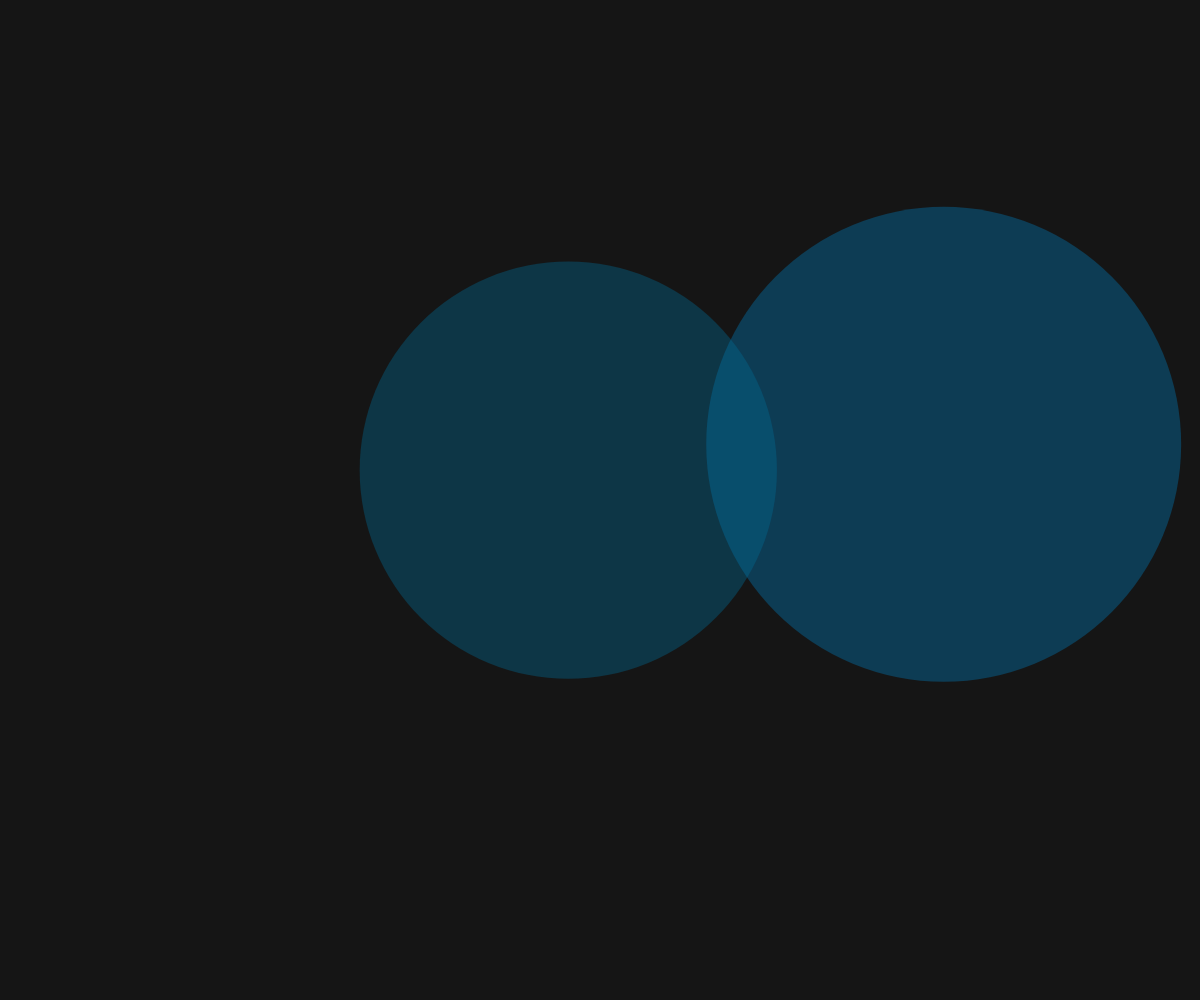
Frame 1 (no input)
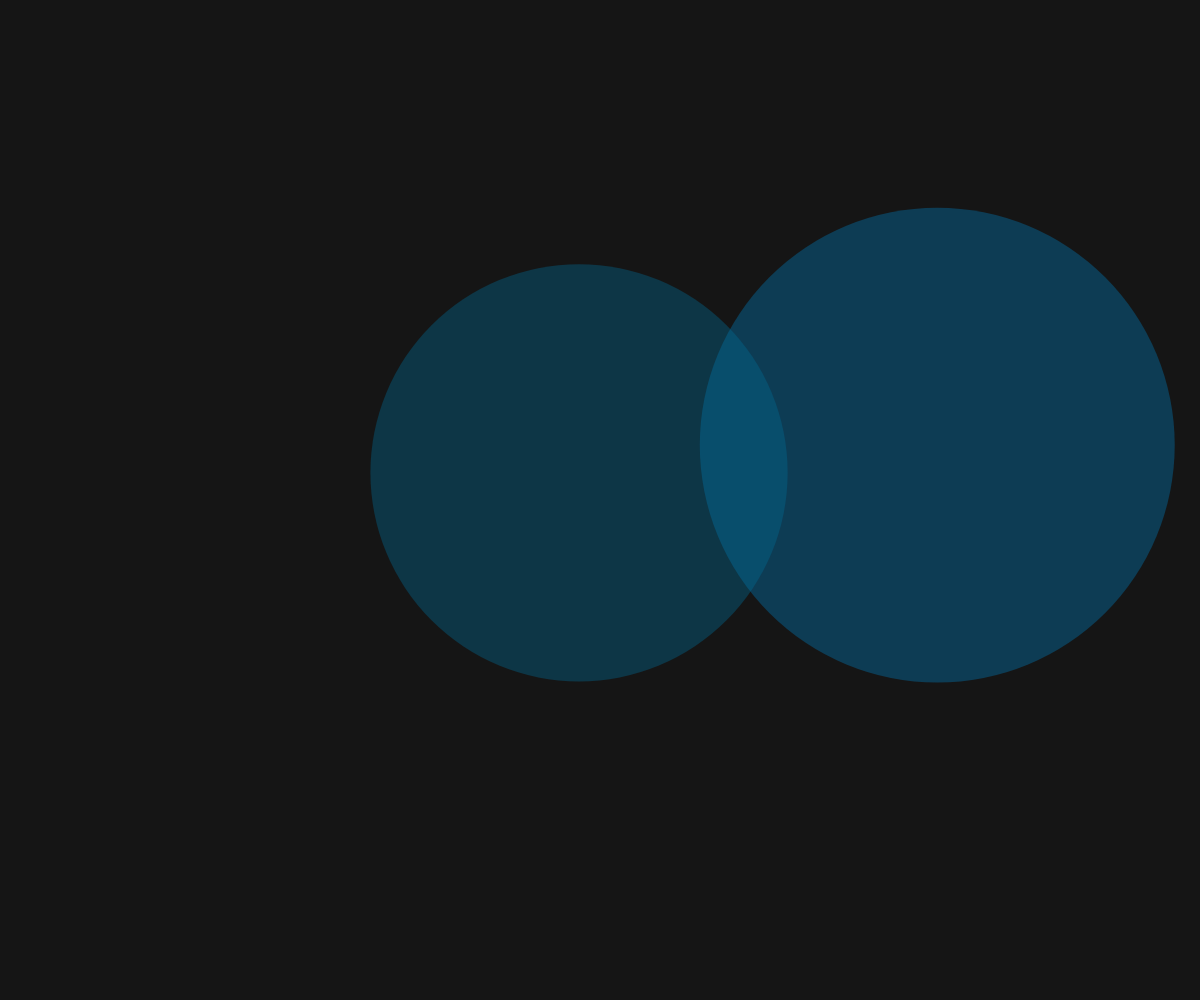
Frame 60 (no input)
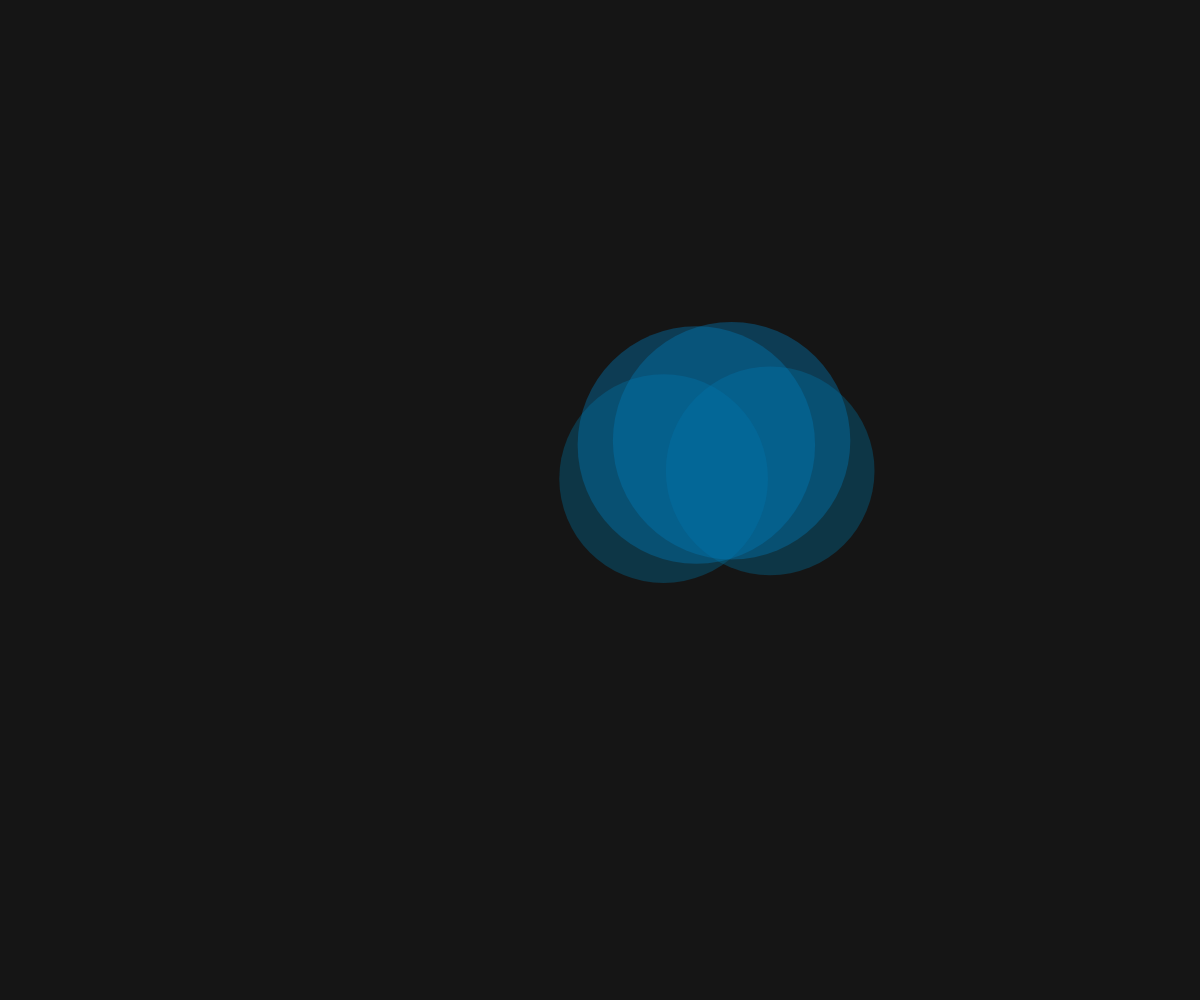
Frame 120 (the mouse pressed at the canvas centre since frame 60)

The p5.js sketch that drew these frames (run headless with seeded random() and noise() and a simulated clock; from frame 60 on, the mouse is pressed at the canvas centre):

// p5.js sketch
// ── sketch.js
let cells = [];

function setup() {
  createCanvas(windowWidth, windowHeight);

  for (let i = 0; i < 2; i++) {
    cells.push(new Cell());
  }
}

function draw() {
  background(21);

  for (let i = 0; i < cells.length; i++) {
    cells[i].move();
    cells[i].show();
  }
}

function mousePressed() {
  for (let i = cells.length - 1; i >= 0; i--) {
    if (cells[i].clicked(mouseX, mouseY)) {
      // cells[i].mitosis(1);
      cells.push(cells[i].mitosis());
      cells.push(cells[i].mitosis());
      cells.splice(i, 1);
      // print(i, "Got clicked");
    }
  }
}

// ── cell.js
class Cell {
  constructor(pos, r, c) {
    if (pos) {
      this.pos = pos.copy();
    } else {
      this.pos = createVector(random(300, width), random(300, height));
    }

    this.radii = r || random(400, 500);
    this.col = c || color(0, random(50, 255), random(100, 200), 100);
  }

  clicked(x, y) {
    let d = dist(this.pos.x, this.pos.y, x, y);
    if (d < this.radii) {
      return true;
    } else {
      return false;
    }
  }

  mitosis() {
    this.pos.x += random((-1 * this.radii) / 2, this.radii / 2);

    let cell = new Cell(this.pos, this.radii / 2, this.col);
    return cell;
  }

  move() {
    let vel = p5.Vector.random2D();
    this.pos.add(vel);
  }

  show() {
    noStroke();
    fill(this.col);
    ellipse(this.pos.x, this.pos.y, this.radii, this.radii);
  }
}
